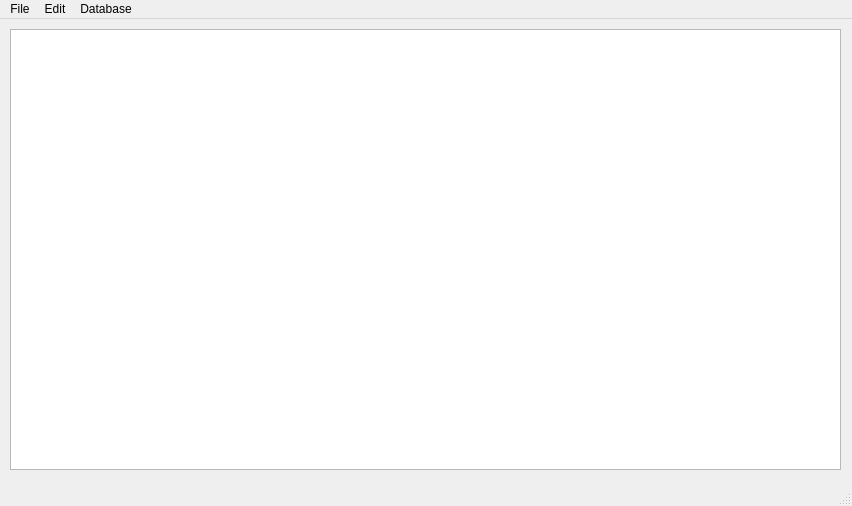
<?xml version="1.0" encoding="UTF-8"?>
<ui version="4.0">
 <class>Wienwahl</class>
 <widget class="QMainWindow" name="Wienwahl">
  <property name="geometry">
   <rect>
    <x>0</x>
    <y>0</y>
    <width>852</width>
    <height>506</height>
   </rect>
  </property>
  <property name="windowTitle">
   <string>Wienwahl</string>
  </property>
  <widget class="QWidget" name="centralWidget">
   <widget class="QTableView" name="tableView">
    <property name="geometry">
     <rect>
      <x>10</x>
      <y>10</y>
      <width>831</width>
      <height>441</height>
     </rect>
    </property>
   </widget>
  </widget>
  <widget class="QStatusBar" name="statusBar"/>
  <widget class="QMenuBar" name="menuBar">
   <property name="geometry">
    <rect>
     <x>0</x>
     <y>0</y>
     <width>852</width>
     <height>27</height>
    </rect>
   </property>
   <widget class="QMenu" name="menuFile">
    <property name="title">
     <string>File</string>
    </property>
    <addaction name="actionOpen"/>
    <addaction name="actionNew"/>
    <addaction name="actionSave"/>
    <addaction name="actionSaveAs"/>
    <addaction name="actionExit"/>
   </widget>
   <widget class="QMenu" name="menuEdit">
    <property name="title">
     <string>Edit</string>
    </property>
    <addaction name="actionAddNewRow"/>
    <addaction name="actionDuplicateRow"/>
    <addaction name="actionDeleteRow"/>
    <addaction name="separator"/>
    <addaction name="actionCopy"/>
    <addaction name="actionCut"/>
    <addaction name="actionPaste"/>
    <addaction name="separator"/>
    <addaction name="actionUndo"/>
    <addaction name="actionRedo"/>
   </widget>
   <widget class="QMenu" name="menuDatabase">
    <property name="title">
     <string>Database</string>
    </property>
    <addaction name="actionSaveToDB"/>
    <addaction name="actionLoadFromDB"/>
    <addaction name="separator"/>
    <addaction name="actionGenerateProjection"/>
   </widget>
   <addaction name="menuFile"/>
   <addaction name="menuEdit"/>
   <addaction name="menuDatabase"/>
  </widget>
  <action name="actionNeu_STRG_N">
   <property name="text">
    <string>Neu... [STRG+N]</string>
   </property>
  </action>
  <action name="action_ffnen_STRG_O">
   <property name="text">
    <string>Öffnen... [STRG+O]</string>
   </property>
  </action>
  <action name="actionSave_STRG_S">
   <property name="text">
    <string>Save... [STRG+S]</string>
   </property>
  </action>
  <action name="actionSave_As">
   <property name="text">
    <string>Save As...</string>
   </property>
  </action>
  <action name="actionOpen">
   <property name="text">
    <string>Open</string>
   </property>
  </action>
  <action name="actionNew">
   <property name="text">
    <string>New</string>
   </property>
  </action>
  <action name="actionSave">
   <property name="text">
    <string>Save</string>
   </property>
  </action>
  <action name="actionSaveAs">
   <property name="text">
    <string>Save as</string>
   </property>
  </action>
  <action name="actionExit">
   <property name="text">
    <string>Exit</string>
   </property>
  </action>
  <action name="actionAddNewRow">
   <property name="text">
    <string>Add new row</string>
   </property>
  </action>
  <action name="actionDuplicateRow">
   <property name="text">
    <string>Duplicate row</string>
   </property>
  </action>
  <action name="actionDeleteRow">
   <property name="text">
    <string>Delete row</string>
   </property>
  </action>
  <action name="actionCopy">
   <property name="text">
    <string>Copy</string>
   </property>
  </action>
  <action name="actionPaste">
   <property name="text">
    <string>Paste</string>
   </property>
  </action>
  <action name="actionCut">
   <property name="text">
    <string>Cut</string>
   </property>
  </action>
  <action name="actionUndo">
   <property name="text">
    <string>Undo</string>
   </property>
  </action>
  <action name="actionRedo">
   <property name="text">
    <string>Redo</string>
   </property>
  </action>
  <action name="actionSaveToDB">
   <property name="text">
    <string>Save to DB</string>
   </property>
  </action>
  <action name="actionLoadFromDB">
   <property name="text">
    <string>Load from DB</string>
   </property>
  </action>
  <action name="actionGenerateProjection">
   <property name="text">
    <string>Generate projection</string>
   </property>
  </action>
 </widget>
 <layoutdefault spacing="6" margin="11"/>
 <resources/>
 <connections/>
</ui>
